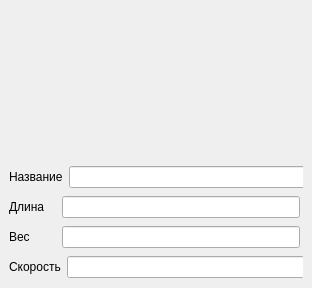
<?xml version="1.0" encoding="UTF-8"?>
<ui version="4.0">
 <class>AirObjectFunWindow</class>
 <widget class="QWidget" name="AirObjectFunWindow">
  <property name="geometry">
   <rect>
    <x>0</x>
    <y>0</y>
    <width>312</width>
    <height>288</height>
   </rect>
  </property>
  <property name="minimumSize">
   <size>
    <width>312</width>
    <height>288</height>
   </size>
  </property>
  <property name="maximumSize">
   <size>
    <width>312</width>
    <height>288</height>
   </size>
  </property>
  <property name="windowTitle">
   <string>Form</string>
  </property>
  <widget class="QWidget" name="layoutWidget">
   <property name="geometry">
    <rect>
     <x>9</x>
     <y>195</y>
     <width>291</width>
     <height>24</height>
    </rect>
   </property>
   <layout class="QHBoxLayout" name="horizontalLayout_2">
    <item>
     <widget class="QLabel" name="label_5">
      <property name="text">
       <string>Длина</string>
      </property>
     </widget>
    </item>
    <item>
     <widget class="QLineEdit" name="longEdit">
      <property name="minimumSize">
       <size>
        <width>238</width>
        <height>0</height>
       </size>
      </property>
      <property name="maximumSize">
       <size>
        <width>238</width>
        <height>16777215</height>
       </size>
      </property>
     </widget>
    </item>
   </layout>
  </widget>
  <widget class="QWidget" name="layoutWidget_2">
   <property name="geometry">
    <rect>
     <x>9</x>
     <y>225</y>
     <width>291</width>
     <height>24</height>
    </rect>
   </property>
   <layout class="QHBoxLayout" name="horizontalLayout_3">
    <item>
     <widget class="QLabel" name="label_6">
      <property name="text">
       <string>Вес</string>
      </property>
     </widget>
    </item>
    <item>
     <widget class="QLineEdit" name="wightEdit">
      <property name="minimumSize">
       <size>
        <width>238</width>
        <height>0</height>
       </size>
      </property>
      <property name="maximumSize">
       <size>
        <width>238</width>
        <height>16777215</height>
       </size>
      </property>
     </widget>
    </item>
   </layout>
  </widget>
  <widget class="QWidget" name="layoutWidget_3">
   <property name="geometry">
    <rect>
     <x>9</x>
     <y>255</y>
     <width>294</width>
     <height>24</height>
    </rect>
   </property>
   <layout class="QHBoxLayout" name="horizontalLayout_4">
    <item>
     <widget class="QLabel" name="label_7">
      <property name="text">
       <string>Скорость</string>
      </property>
     </widget>
    </item>
    <item>
     <widget class="QLineEdit" name="speedEdit">
      <property name="minimumSize">
       <size>
        <width>238</width>
        <height>0</height>
       </size>
      </property>
      <property name="maximumSize">
       <size>
        <width>238</width>
        <height>16777215</height>
       </size>
      </property>
     </widget>
    </item>
   </layout>
  </widget>
  <widget class="QLabel" name="photoLlabel">
   <property name="geometry">
    <rect>
     <x>9</x>
     <y>9</y>
     <width>294</width>
     <height>150</height>
    </rect>
   </property>
   <property name="minimumSize">
    <size>
     <width>0</width>
     <height>150</height>
    </size>
   </property>
   <property name="text">
    <string/>
   </property>
   <property name="alignment">
    <set>Qt::AlignCenter</set>
   </property>
  </widget>
  <widget class="QWidget" name="">
   <property name="geometry">
    <rect>
     <x>9</x>
     <y>165</y>
     <width>294</width>
     <height>24</height>
    </rect>
   </property>
   <layout class="QHBoxLayout" name="horizontalLayout">
    <item>
     <widget class="QLabel" name="label">
      <property name="text">
       <string>Название</string>
      </property>
     </widget>
    </item>
    <item>
     <widget class="QLineEdit" name="nameEdit">
      <property name="minimumSize">
       <size>
        <width>238</width>
        <height>0</height>
       </size>
      </property>
      <property name="maximumSize">
       <size>
        <width>238</width>
        <height>16777215</height>
       </size>
      </property>
      <property name="text">
       <string/>
      </property>
     </widget>
    </item>
   </layout>
  </widget>
 </widget>
 <resources/>
 <connections/>
</ui>
